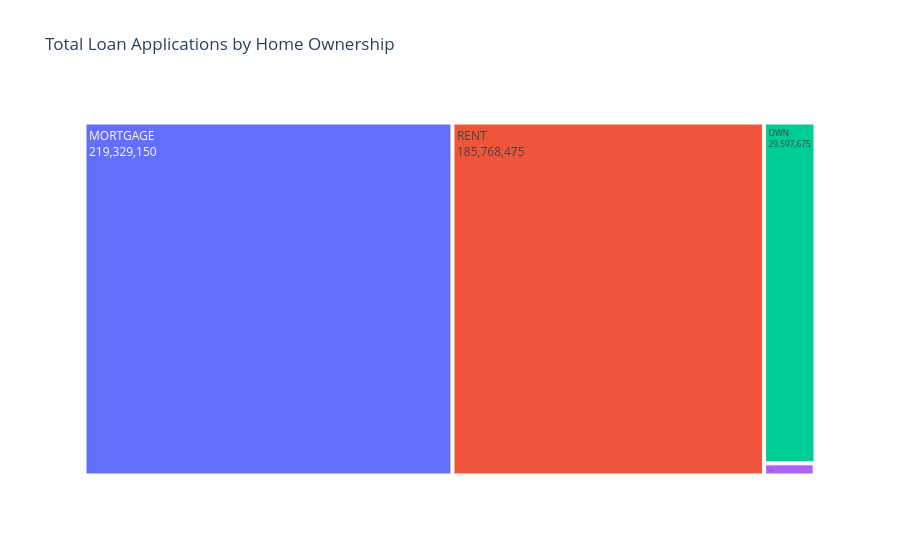

Notebook cell for this chart:
### Code cell
fig = px.treemap(
    home_ownership,
    path = ['Home Ownership'],
    values='Total Funded Amount',
    title='Total Loan Applications by Home Ownership'
)
fig.update_traces(textinfo='label+value')
fig.show()

### Figure 1 — Plotly figure (JSON) as saved in the notebook; plotly's stock layout.template omitted (floating-point values rounded to 4 significant figures)
{"data": [{"branchvalues": "total", "domain": {"x": [0, 1], "y": [0, 1]}, "hovertemplate": "labels=%{label}<br>Total Funded Amount=%{value}<br>parent=%{parent}<br>id=%{id}<extra></extra>", "ids": ["MORTGAGE", "NONE", "OTHER", "OWN", "RENT"], "labels": ["MORTGAGE", "NONE", "OTHER", "OWN", "RENT"], "name": "", "parents": ["", "", "", "", ""], "textinfo": "label+value", "type": "treemap", "values": [219300000.0, 16800.0, 1045000.0, 29600000.0, 185800000.0]}], "layout": {"legend": {"tracegroupgap": 0}, "title": {"text": "Total Loan Applications by Home Ownership"}}}
